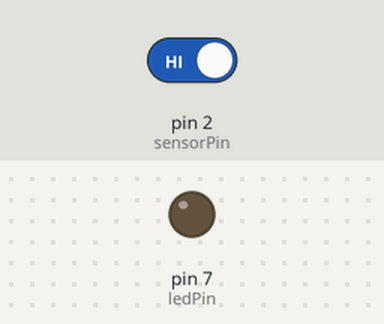
Bench run of a sketch on a simulated Arduino Uno, built with avr-gcc and run on an emulated ATmega328P. Parts: output pins drawn as LEDs (lit = HIGH). Inputs (shaded band) come from the test bench; at power-on: pin 2 (sensorPin) HIGH.

Above: at 1.2 s.
1.3 s: pin 2 (sensorPin) driven LOW
At 4.1 s:
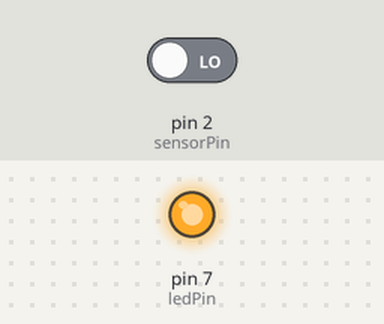
4.3 s: pin 2 (sensorPin) driven HIGH
At 5.1 s:
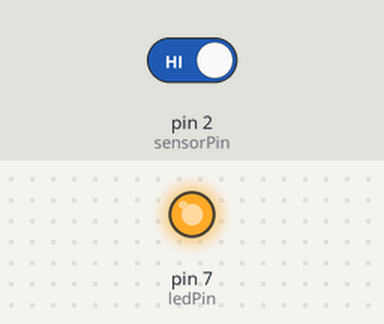
Timing chart, 0 to 7.3 s (numbered marks = the images above; inputs shaded):
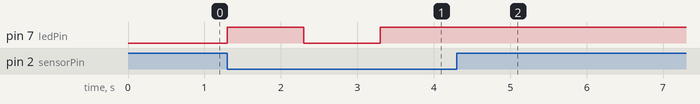

Measured:
- after the input at 1.3 s, pin 7 (ledPin): LOW → HIGH at once, → LOW 1.0 s later, → HIGH 1.0 s later
- after the input at 4.3 s, pin 7 (ledPin): stops changing and stays HIGH

The sketch:

klaskanie.ino
```cpp
int sensorPin = 2;    // select the input pin for the potentiometer
int ledPin = 7;      // select the pin for the LED
int sensorValue = 0;  // variable to store the value coming from the sensor
int p=1;
void setup() {
  // declare the ledPin as an OUTPUT:
  pinMode(ledPin, OUTPUT);
  pinMode(sensorPin, INPUT);
   pinMode(sensorPin, INPUT);
   Serial.begin(9600);
}

void loop() {
  // read the value from the sensor:
// sensorValue = analogRead(sensorPin);
sensorValue= digitalRead(sensorPin);
  // turn the ledPin on
// sensorValue = map(sensorValue, 0 ,1023, 0, 100);
 //  Serial.println(sensorValue);
   if (sensorValue==LOW)
   {
     if (p==1)
  {
  digitalWrite(ledPin, HIGH);
  delay(1000);
  p=0;
  }
  else
  {
    digitalWrite(ledPin, LOW);
   delay(1000);
   p=1;
  }


   }
   else
   {
   //  digitalWrite(ledPin, led);
   }


}
```
